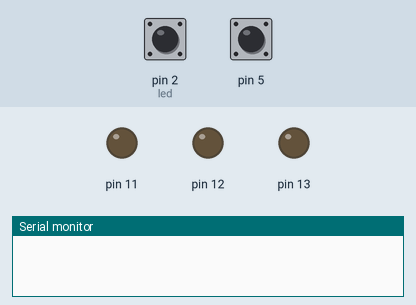
Simulated run of this sketch. Board: Arduino Uno, built with avr-gcc and run on an emulated ATmega328P. Parts: output pins drawn as LEDs (lit = HIGH), the last lines printed to the serial monitor. Dashed ring = blinking. The inputs (shaded band) are chosen by the test bench; at power-on: pin 2 (led) LOW, pin 5 LOW.

Above: at 1.2 s.
1.3 s: pin 2 (led) pulsed HIGH 5 times (0.12 s each, 0.3 s apart)
At 1.57 s:
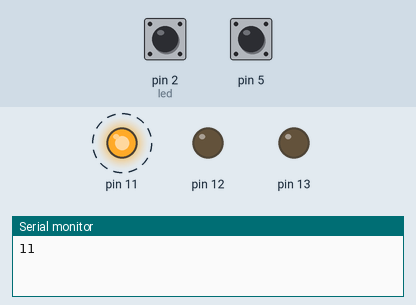
At 3.2 s:
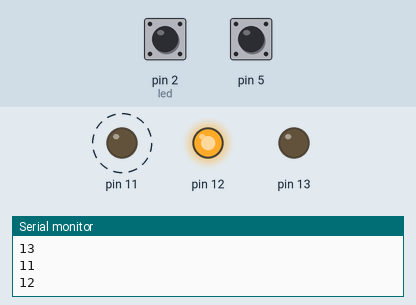
4.3 s: pin 5 pulsed HIGH 2 times (0.12 s each, 0.3 s apart)
Timing chart, 0 to 7.3 s (numbered marks = the images above; inputs shaded):
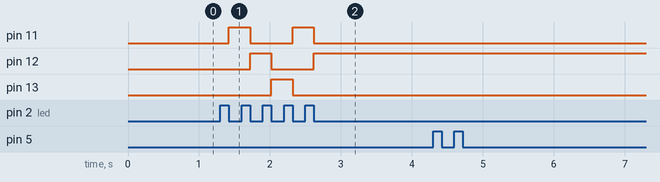

The sketch:

Technology_-_Challenge_9.1.3.ino
```cpp
int buttonState;      // volgende led knop
int ledCount = 10;    // 10 is begin getal
int btnVolgorde;      // draai volgorde om knop
bool volgorde = true; // true is 11,12,13 false is 13,12,11

void setup()
{
  // standaard dingen
  Serial.begin(9600);
  pinMode(2, INPUT);
  pinMode(5, INPUT);
  pinMode(11, OUTPUT);
  pinMode(12, OUTPUT);
  pinMode(13, OUTPUT);
}

void loop()
{

  // buttons aflezen
  btnVolgorde = digitalRead(5); // draai volgorde om - knop
  buttonState = digitalRead(2); // volgende led waarde - knop


  // draai volgorde om button pulse converter
  if (btnVolgorde == HIGH)
  {
    while (btnVolgorde == HIGH) // HIGH
    {
      btnVolgorde = digitalRead(5);
    }

    // volgorde omdraaien
    volgorde = !volgorde;
    Serial.println("Volgorde omgedraaid!");
  }


  // Volgende led button pulse converter
  if (buttonState == HIGH)
  {
    while (buttonState == HIGH) // HIGH
    {
      buttonState = digitalRead(2);
    }


    // 11, 12, 13 volgorde
    if (volgorde)
    {

      if(ledCount == 13) // 13 is hoogst dus reset naar 10
      {
        ledCount = 10;
      }

      ledCount++;
      Serial.println(ledCount);

      if (ledCount == 11)
      {
        digitalWrite(11, HIGH);
        digitalWrite(13, LOW);
      }

      if (ledCount == 12)
      {
        digitalWrite(12, HIGH);
        digitalWrite(11, LOW);
      }

      if (ledCount == 13)
      {
        digitalWrite(13, HIGH);
        digitalWrite(12, LOW);
      }
    }


    // 13, 12, 11 volgorde
    if (!volgorde)
    {
      if(ledCount == 11) // 11 is laagst dus reset naar 14
      {
        ledCount = 14;
      }

      ledCount--;
      Serial.println(ledCount);

      if (ledCount == 13)
      {
        digitalWrite(13, HIGH);
        digitalWrite(11, LOW);
      }

      if (ledCount == 12)
      {
        digitalWrite(12, HIGH);
        digitalWrite(13, LOW);
      }

      if (ledCount == 11)
      {
        digitalWrite(11, HIGH);
        digitalWrite(12, LOW);
      }
    }
  }
}
```

Measured:
- after the input at 1.3 s, pin 11: alternates HIGH for 0.30 s and LOW for 0.60 s, 4 changes in all, then stays LOW, starting after 0.12 s; pin 12: LOW → HIGH after 0.42 s, → LOW 0.30 s later, → HIGH 0.60 s later; pin 13: LOW → HIGH after 0.72 s, → LOW 0.30 s later
